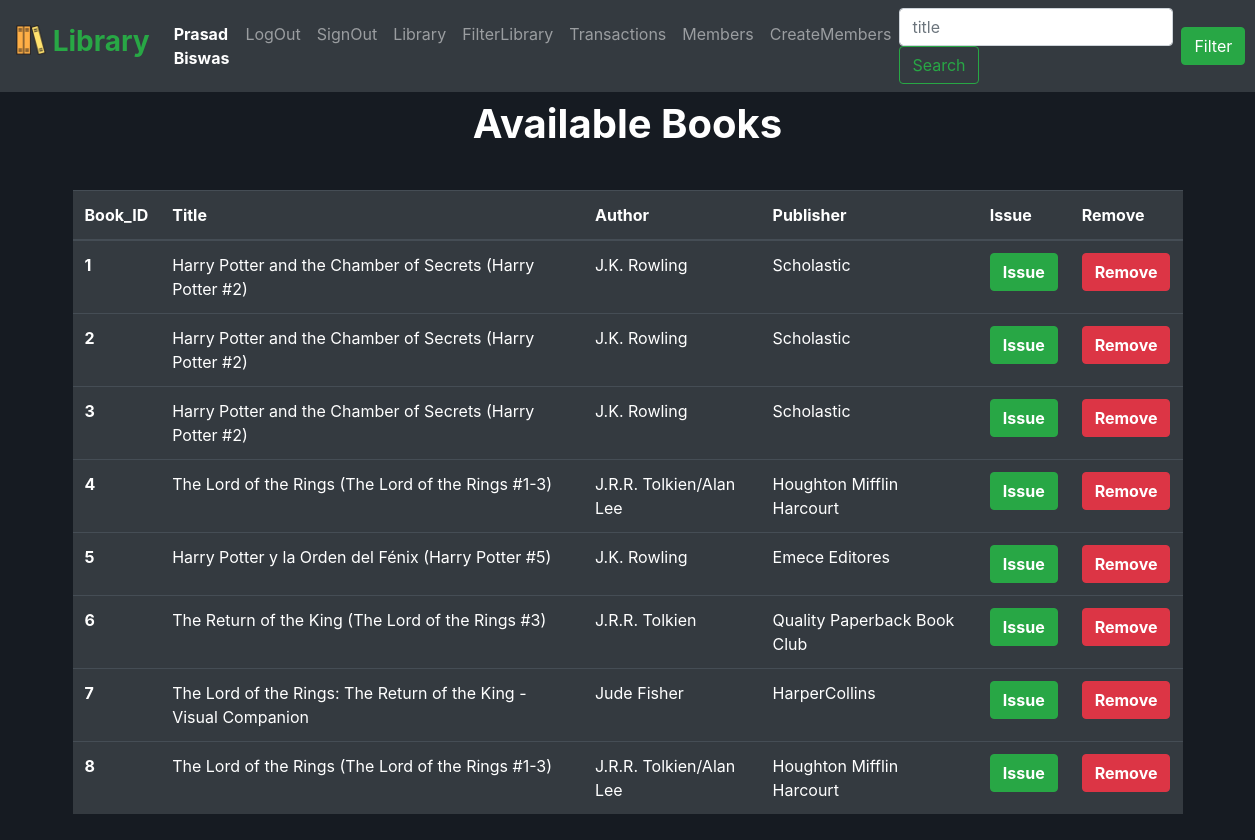
Page /library (signed in) on the committed database.
### src/models.py (models this page shows, shortened)
class books(db.Model):
    id = db.Column('book_id' , db.Integer , primary_key=True)
    title = db.Column(db.String(100) , nullable=False)
    author = db.Column(db.String(100) , nullable=False)
    isbn = db.Column(db.String(100) , nullable=False)
    publisher = db.Column(db.String(100) , nullable=False)

### src/app.py (the view)
@app.route("/library")
def library():
    a = books.query.all()
    b = transactions.query.all()
    issued = []
    for i in b:
        issued += [i.book_id]
    if len(a)==0:
        return render_template("library.html" , data=[])
    else:
        return render_template("library.html" , data=a , issued=issued)

### src/models.py (called while the page is built)
@event.listens_for(Engine, "connect")
def set_sqlite_pragma(dbapi_connection, connection_record):
    cursor = dbapi_connection.cursor()
    cursor.execute("PRAGMA foreign_keys=ON")
    cursor.close()

### src/templates/library.html (shortened to what this page needs)
{% extends "base.html" %} {% block mainbody %}
<center><h1 style="color: white; font-weight: bold">Available Books</h1></center>
<div class="container-sm librarybody">
  <table class="table table-hover table-dark">
    <thead>
      <tr>
        <th scope="col">Book_ID</th>
        <th scope="col">Title</th>
        <th scope="col">Author</th>
        <th scope="col">Publisher</th>
        <th scope="col">Issue</th>
        <th scope="col">Remove</th>
      </tr>
    </thead>
    <tbody>
      {% for i in data %}
      <tr>
        <th scope="row">{{ i.id }}</th>
        <td>{{ i.title }}</td>
        <td>{{ i.author }}</td>
        <td>{{ i.publisher }}</td>
        <td>
          {% if i.id in issued %}
          <h5 style="color: white; font-weight: bold">Already Issued</h5>
          {% else %}
          <form action="/issue">
            <button type="submit" class="btn btn-success" style="font-weight: bold">Issue</button>
          </form>
          {% endif %}
        </td>
        <td>
          {% if i.id in issued %}
          <h5 style="color: white; font-weight: bold">Ask to Return First</h5>
          {% else %}
          <form action="/removebook" method="post">
            <button type="submit" class="btn btn-danger" style="font-weight: bold">Remove</button>
          </form>
          {% endif %}
        </td>
      </tr>
      {% endfor %}
    </tbody>
  </table>
</div>
{% endblock %}

### src/static/css/base.css (style rules this page uses)
body { background-color: #161b22; }
.librarybody , .filterlibrarybody { height: 75vh; overflow: scroll; margin-top: 5vh; }

### rows in the picture
books: id "1", title "Harry Potter and the Chamber of Secrets (Harry Potter #2)", author "J.K. Rowling", publisher "Scholastic"
books: id "2", title "Harry Potter and the Chamber of Secrets (Harry Potter #2)", author "J.K. Rowling", publisher "Scholastic"
books: id "3", title "Harry Potter and the Chamber of Secrets (Harry Potter #2)", author "J.K. Rowling", publisher "Scholastic"
books: id "4", title "The Lord of the Rings (The Lord of the Rings #1-3)", author "J.R.R. Tolkien/Alan Lee", publisher "Houghton Mifflin Harcourt"
books: id "5", title "Harry Potter y la Orden del Fénix (Harry Potter #5)", author "J.K. Rowling", publisher "Emece Editores"
books: id "6", title "The Return of the King (The Lord of the Rings #3)", author "J.R.R. Tolkien", publisher "Quality Paperback Book Club"
books: id "7", title "The Lord of the Rings: The Return of the King - Visual Companion", author "Jude Fisher", publisher "HarperCollins"
books: id "8", title "The Lord of the Rings (The Lord of the Rings #1-3)", author "J.R.R. Tolkien/Alan Lee", publisher "Houghton Mifflin Harcourt"

### other values in the picture
{{ session['name'] }} "Prasad Biswas"
